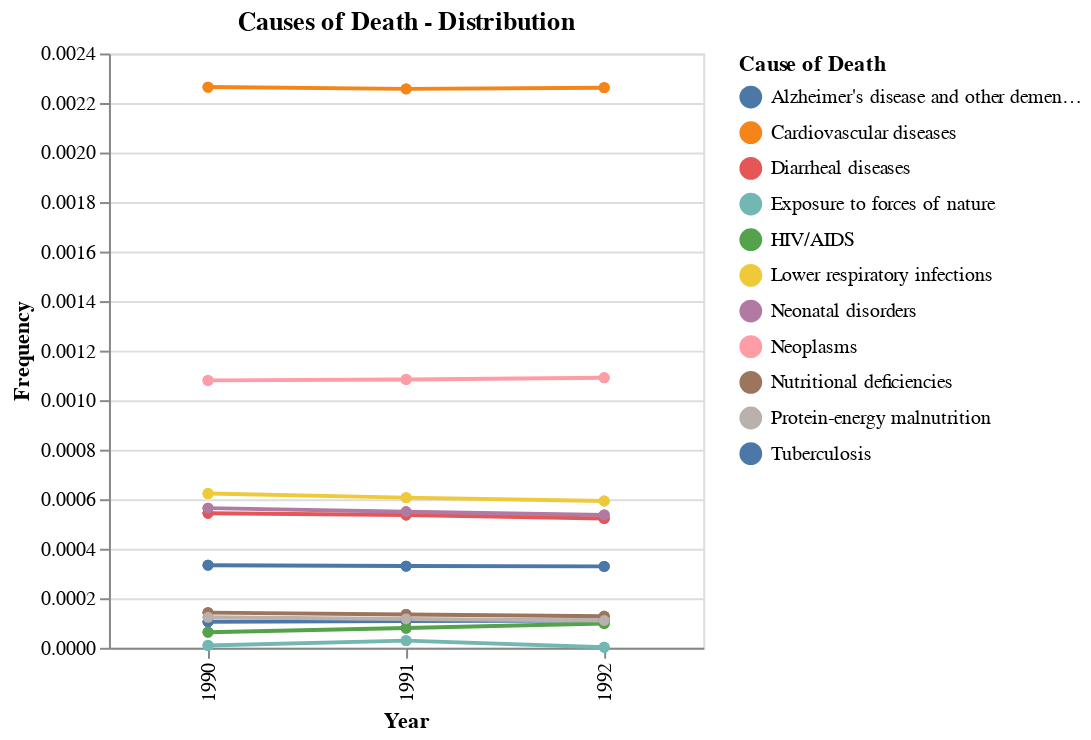
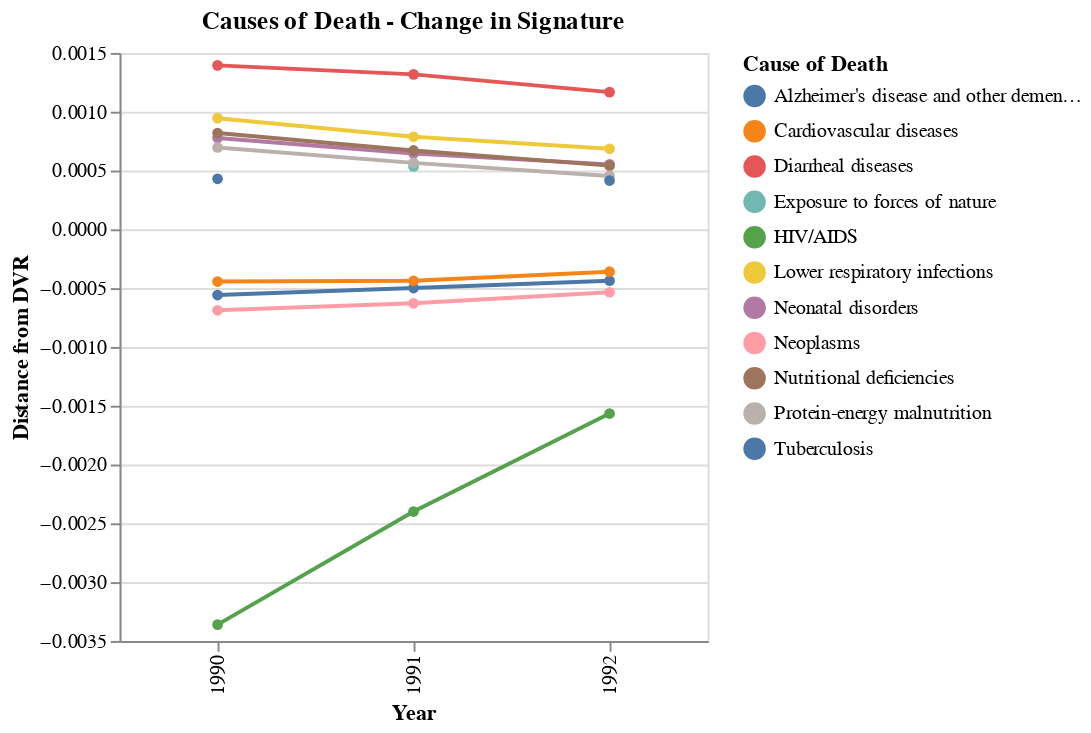

The code cell stored with these charts, in order, in its notebook:
### Code cell
freq_bump = []
top_sig = []

indices = [0, 1, 2]
for i, ix in enumerate(indices):
    full_sig.append(sigs[0][ix])  # .head(10))
    top_sig.append(sigs[0][ix].head(10))
    freq_bump.append(df[df["element"].isin(full_sig[i].index)])
    if i > 0:
        top_sig[i] = pd.merge(
            top_sig[i - 1], top_sig[i], left_index=True, right_index=True, how="outer"
        )
sig_heads = pop_and_melt(top_sig)
freq_heads = pd.concat(freq_bump)
freq_heads = freq_heads[
    freq_heads["document"].isin(np.array(indices) + 1990)
    & freq_heads["element"].isin(sig_heads["cause of death"])
]


display(
    alt.Chart(freq_heads)
    .mark_line(point=True)
    .encode(
        x=alt.X("document:O", title="Year"),
        y=alt.Y("frequency_in_document:Q", title="Frequency"),
        color=alt.Color("element:N", title="Cause of Death"),
    )
    .properties(
        title="Causes of Death - Distribution",
        width=300,
        height=300,
    )
)
display(
    alt.Chart(sig_heads)
    .mark_line(point=True)
    .encode(
        x=alt.X("year:O", title="Year"),
        y=alt.Y("distance:Q", title="Distance from DVR"),
        color=alt.Color("cause of death:N", title="Cause of Death"),
    )
    .properties(
        title="Causes of Death - Change in Signature",
        width=300,
        height=300,
    )
)

### Figure 1 — Vega-Lite specification as saved in the notebook (floating-point values rounded to 4 significant figures)
{"config": {"view": {"continuousWidth": 400, "continuousHeight": 300}}, "data": {"name": "data-2c1811170e2619ab551beb6b09ff6e28"}, "mark": {"type": "line", "point": true}, "encoding": {"color": {"field": "element", "title": "Cause of Death", "type": "nominal"}, "x": {"field": "document", "title": "Year", "type": "ordinal"}, "y": {"field": "frequency_in_document", "title": "Frequency", "type": "quantitative"}}, "height": 300, "title": "Causes of Death - Distribution", "width": 300, "$schema": "https://vega.github.io/schema/vega-lite/v4.17.0.json", "datasets": {"data-2c1811170e2619ab551beb6b09ff6e28": [{"document": 1990, "element": "Alzheimer's disease and other dementias", "frequency_in_document": 0.0001052}, {"document": 1990, "element": "Cardiovascular diseases", "frequency_in_document": 0.002264}, {"document": 1990, "element": "Diarrheal diseases", "frequency_in_document": 0.0005434}, {"document": 1990, "element": "Exposure to forces of nature", "frequency_in_document": 9.426e-06}, {"document": 1990, "element": "HIV/AIDS", "frequency_in_document": 6.308e-05}, {"document": 1990, "element": "Lower respiratory infections", "frequency_in_document": 0.0006229}, {"document": 1990, "element": "Neonatal disorders", "frequency_in_document": 0.000564}, {"document": 1990, "element": "Neoplasms", "frequency_in_document": 0.00108}, {"document": 1990, "element": "Nutritional deficiencies", "frequency_in_document": 0.0001421}, {"document": 1990, "element": "Protein-energy malnutrition", "frequency_in_document": 0.0001231}, {"document": 1990, "element": "Tuberculosis", "frequency_in_document": 0.0003335}, {"document": 1991, "element": "Alzheimer's disease and other dementias", "frequency_in_document": 0.0001077}, {"document": 1991, "element": "Cardiovascular diseases", "frequency_in_document": 0.002257}, {"document": 1991, "element": "Diarrheal diseases", "frequency_in_document": 0.0005362}, {"document": 1991, "element": "Exposure to forces of nature", "frequency_in_document": 2.891e-05}, {"document": 1991, "element": "HIV/AIDS", "frequency_in_document": 7.955e-05}, {"document": 1991, "element": "Lower respiratory infections", "frequency_in_document": 0.0006063}, {"document": 1991, "element": "Neonatal disorders", "frequency_in_document": 0.0005495}, {"document": 1991, "element": "Neoplasms", "frequency_in_document": 0.001084}, {"document": 1991, "element": "Nutritional deficiencies", "frequency_in_document": 0.0001347}, {"document": 1991, "element": "Protein-energy malnutrition", "frequency_in_document": 0.0001165}, {"document": 1991, "element": "Tuberculosis", "frequency_in_document": 0.0003299}, {"document": 1992, "element": "Alzheimer's disease and other dementias", "frequency_in_document": 0.0001102}, {"document": 1992, "element": "Cardiovascular diseases", "frequency_in_document": 0.002262}, {"document": 1992, "element": "Diarrheal diseases", "frequency_in_document": 0.0005222}, {"document": 1992, "element": "Exposure to forces of nature", "frequency_in_document": 2.188e-06}, {"document": 1992, "element": "HIV/AIDS", "frequency_in_document": 9.821e-05}, {"document": 1992, "element": "Lower respiratory infections", "frequency_in_document": 0.0005926}, {"document": 1992, "element": "Neonatal disorders", "frequency_in_document": 0.0005365}, {"document": 1992, "element": "Neoplasms", "frequency_in_document": 0.00109}, {"document": 1992, "element": "Nutritional deficiencies", "frequency_in_document": 0.0001274}, {"document": 1992, "element": "Protein-energy malnutrition", "frequency_in_document": 0.0001102}, {"document": 1992, "element": "Tuberculosis", "frequency_in_document": 0.0003287}, {"document": 1990, "element": "Alzheimer's disease and other dementias", "frequency_in_document": 0.0001052}, {"document": 1990, "element": "Cardiovascular diseases", "frequency_in_document": 0.002264}, {"document": 1990, "element": "Diarrheal diseases", "frequency_in_document": 0.0005434}, {"document": 1990, "element": "Exposure to forces of nature", "frequency_in_document": 9.426e-06}, {"document": 1990, "element": "HIV/AIDS", "frequency_in_document": 6.308e-05}, {"document": 1990, "element": "Lower respiratory infections", "frequency_in_document": 0.0006229}, {"document": 1990, "element": "Neonatal disorders", "frequency_in_document": 0.000564}, {"document": 1990, "element": "Neoplasms", "frequency_in_document": 0.00108}, {"document": 1990, "element": "Nutritional deficiencies", "frequency_in_document": 0.0001421}, {"document": 1990, "element": "Protein-energy malnutrition", "frequency_in_document": 0.0001231}, {"document": 1990, "element": "Tuberculosis", "frequency_in_document": 0.0003335}, {"document": 1991, "element": "Alzheimer's disease and other dementias", "frequency_in_document": 0.0001077}, {"document": 1991, "element": "Cardiovascular diseases", "frequency_in_document": 0.002257}, {"document": 1991, "element": "Diarrheal diseases", "frequency_in_document": 0.0005362}, {"document": 1991, "element": "Exposure to forces of nature", "frequency_in_document": 2.891e-05}, {"document": 1991, "element": "HIV/AIDS", "frequency_in_document": 7.955e-05}, {"document": 1991, "element": "Lower respiratory infections", "frequency_in_document": 0.0006063}, {"document": 1991, "element": "Neonatal disorders", "frequency_in_document": 0.0005495}, {"document": 1991, "element": "Neoplasms", "frequency_in_document": 0.001084}, {"document": 1991, "element": "Nutritional deficiencies", "frequency_in_document": 0.0001347}, {"document": 1991, "element": "Protein-energy malnutrition", "frequency_in_document": 0.0001165}, {"document": 1991, "element": "Tuberculosis", "frequency_in_document": 0.0003299}, {"document": 1992, "element": "Alzheimer's disease and other dementias", "frequency_in_document": 0.0001102}, {"document": 1992, "element": "Cardiovascular diseases", "frequency_in_document": 0.002262}, {"document": 1992, "element": "Diarrheal diseases", "frequency_in_document": 0.0005222}, {"document": 1992, "element": "Exposure to forces of nature", "frequency_in_document": 2.188e-06}, {"document": 1992, "element": "HIV/AIDS", "frequency_in_document": 9.821e-05}, {"document": 1992, "element": "Lower respiratory infections", "frequency_in_document": 0.0005926}, {"document": 1992, "element": "Neonatal disorders", "frequency_in_document": 0.0005365}, {"document": 1992, "element": "Neoplasms", "frequency_in_document": 0.00109}, {"document": 1992, "element": "Nutritional deficiencies", "frequency_in_document": 0.0001274}, {"document": 1992, "element": "Protein-energy malnutrition", "frequency_in_document": 0.0001102}, {"document": 1992, "element": "Tuberculosis", "frequency_in_document": 0.0003287}, {"document": 1990, "element": "Alzheimer's disease and other dementias", "frequency_in_document": 0.0001052}, {"document": 1990, "element": "Cardiovascular diseases", "frequency_in_document": 0.002264}, {"document": 1990, "element": "Diarrheal diseases", "frequency_in_document": 0.0005434}, {"document": 1990, "element": "Exposure to forces of nature", "frequency_in_document": 9.426e-06}, {"document": 1990, "element": "HIV/AIDS", "frequency_in_document": 6.308e-05}, {"document": 1990, "element": "Lower respiratory infections", "frequency_in_document": 0.0006229}, {"document": 1990, "element": "Neonatal disorders", "frequency_in_document": 0.000564}, {"document": 1990, "element": "Neoplasms", "frequency_in_document": 0.00108}, {"document": 1990, "element": "Nutritional deficiencies", "frequency_in_document": 0.0001421}, {"document": 1990, "element": "Protein-energy malnutrition", "frequency_in_document": 0.0001231}, {"document": 1990, "element": "Tuberculosis", "frequency_in_document": 0.0003335}, {"document": 1991, "element": "Alzheimer's disease and other dementias", "frequency_in_document": 0.0001077}, {"document": 1991, "element": "Cardiovascular diseases", "frequency_in_document": 0.002257}, {"document": 1991, "element": "Diarrheal diseases", "frequency_in_document": 0.0005362}, {"document": 1991, "element": "Exposure to forces of nature", "frequency_in_document": 2.891e-05}, {"document": 1991, "element": "HIV/AIDS", "frequency_in_document": 7.955e-05}, {"document": 1991, "element": "Lower respiratory infections", "frequency_in_document": 0.0006063}, {"document": 1991, "element": "Neonatal disorders", "frequency_in_document": 0.0005495}, {"document": 1991, "element": "Neoplasms", "frequency_in_document": 0.001084}, {"document": 1991, "element": "Nutritional deficiencies", "frequency_in_document": 0.0001347}, {"document": 1991, "element": "Protein-energy malnutrition", "frequency_in_document": 0.0001165}, {"document": 1991, "element": "Tuberculosis", "frequency_in_document": 0.0003299}, {"document": 1992, "element": "Alzheimer's disease and other dementias", "frequency_in_document": 0.0001102}, {"document": 1992, "element": "Cardiovascular diseases", "frequency_in_document": 0.002262}, {"document": 1992, "element": "Diarrheal diseases", "frequency_in_document": 0.0005222}, {"document": 1992, "element": "Exposure to forces of nature", "frequency_in_document": 2.188e-06}, {"document": 1992, "element": "HIV/AIDS", "frequency_in_document": 9.821e-05}, {"document": 1992, "element": "Lower respiratory infections", "frequency_in_document": 0.0005926}, {"document": 1992, "element": "Neonatal disorders", "frequency_in_document": 0.0005365}, {"document": 1992, "element": "Neoplasms", "frequency_in_document": 0.00109}, {"document": 1992, "element": "Nutritional deficiencies", "frequency_in_document": 0.0001274}, {"document": 1992, "element": "Protein-energy malnutrition", "frequency_in_document": 0.0001102}, {"document": 1992, "element": "Tuberculosis", "frequency_in_document": 0.0003287}]}}

### Figure 2 — Vega-Lite specification as saved in the notebook (floating-point values rounded to 4 significant figures)
{"config": {"view": {"continuousWidth": 400, "continuousHeight": 300}}, "data": {"name": "data-e1e015d9c8c2a3b15b6e41d90c02ab59"}, "mark": {"type": "line", "point": true}, "encoding": {"color": {"field": "cause of death", "title": "Cause of Death", "type": "nominal"}, "x": {"field": "year", "title": "Year", "type": "ordinal"}, "y": {"field": "distance", "title": "Distance from DVR", "type": "quantitative"}}, "height": 300, "title": "Causes of Death - Change in Signature", "width": 300, "$schema": "https://vega.github.io/schema/vega-lite/v4.17.0.json", "datasets": {"data-e1e015d9c8c2a3b15b6e41d90c02ab59": [{"cause of death": "Alzheimer's disease and other dementias", "year": 1990, "distance": -0.0005591}, {"cause of death": "Cardiovascular diseases", "year": 1990, "distance": -0.000444}, {"cause of death": "Diarrheal diseases", "year": 1990, "distance": 0.001394}, {"cause of death": "Exposure to forces of nature", "year": 1990, "distance": null}, {"cause of death": "HIV/AIDS", "year": 1990, "distance": -0.003362}, {"cause of death": "Lower respiratory infections", "year": 1990, "distance": 0.0009449}, {"cause of death": "Neonatal disorders", "year": 1990, "distance": 0.0007762}, {"cause of death": "Neoplasms", "year": 1990, "distance": -0.0006888}, {"cause of death": "Nutritional deficiencies", "year": 1990, "distance": 0.0008186}, {"cause of death": "Protein-energy malnutrition", "year": 1990, "distance": 0.0006959}, {"cause of death": "Tuberculosis", "year": 1990, "distance": 0.0004294}, {"cause of death": "Alzheimer's disease and other dementias", "year": 1991, "distance": -0.0004991}, {"cause of death": "Cardiovascular diseases", "year": 1991, "distance": -0.0004377}, {"cause of death": "Diarrheal diseases", "year": 1991, "distance": 0.001318}, {"cause of death": "Exposure to forces of nature", "year": 1991, "distance": 0.0005342}, {"cause of death": "HIV/AIDS", "year": 1991, "distance": -0.0024}, {"cause of death": "Lower respiratory infections", "year": 1991, "distance": 0.0007871}, {"cause of death": "Neonatal disorders", "year": 1991, "distance": 0.0006451}, {"cause of death": "Neoplasms", "year": 1991, "distance": -0.0006293}, {"cause of death": "Nutritional deficiencies", "year": 1991, "distance": 0.0006704}, {"cause of death": "Protein-energy malnutrition", "year": 1991, "distance": 0.000565}, {"cause of death": "Tuberculosis", "year": 1991, "distance": null}, {"cause of death": "Alzheimer's disease and other dementias", "year": 1992, "distance": -0.0004372}, {"cause of death": "Cardiovascular diseases", "year": 1992, "distance": -0.0003605}, {"cause of death": "Diarrheal diseases", "year": 1992, "distance": 0.001167}, {"cause of death": "Exposure to forces of nature", "year": 1992, "distance": null}, {"cause of death": "HIV/AIDS", "year": 1992, "distance": -0.001566}, {"cause of death": "Lower respiratory infections", "year": 1992, "distance": 0.0006846}, {"cause of death": "Neonatal disorders", "year": 1992, "distance": 0.000552}, {"cause of death": "Neoplasms", "year": 1992, "distance": -0.0005351}, {"cause of death": "Nutritional deficiencies", "year": 1992, "distance": 0.0005418}, {"cause of death": "Protein-energy malnutrition", "year": 1992, "distance": 0.0004539}, {"cause of death": "Tuberculosis", "year": 1992, "distance": 0.0004151}]}}
